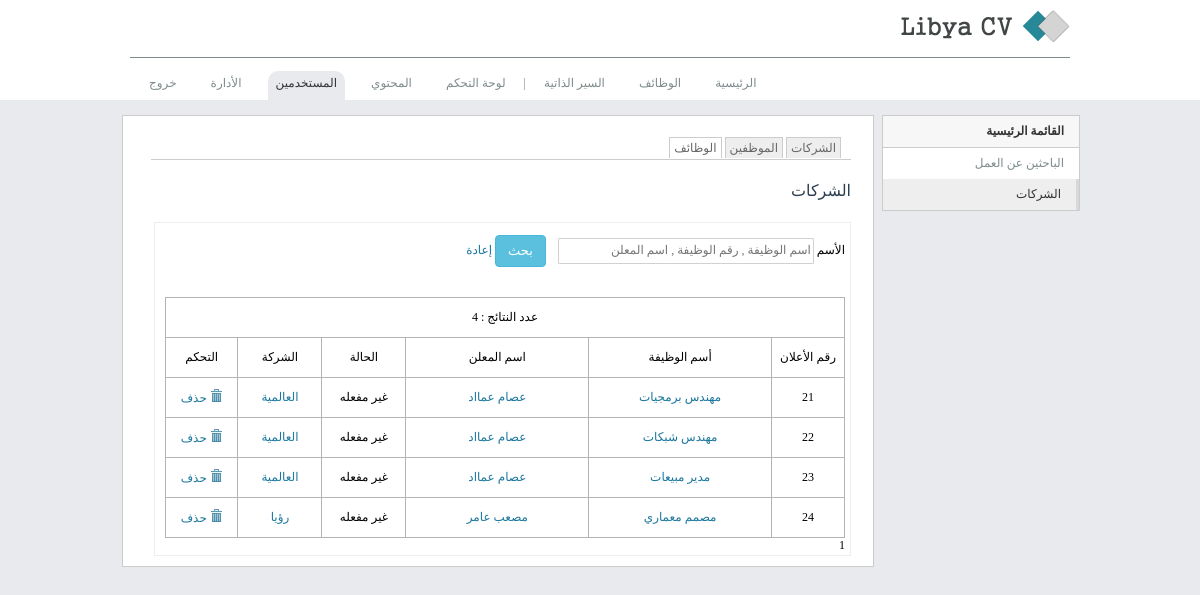
The page /admin/jobs.php (signed in) on the database its author committed.
### tables this page shows
CREATE TABLE IF NOT EXISTS `job_description` (
  `emp_id` int(30) NOT NULL,
  `desc_id` int(20) NOT NULL AUTO_INCREMENT,
  `job_name` varchar(100) NOT NULL,
  `job_desc` text NOT NULL,
  `job_skilles` text NOT NULL,
  `city_id` int(11) NOT NULL DEFAULT '1',
  `domain_id` int(30) NOT NULL,
  `type_id` int(5) NOT NULL DEFAULT '1',
  `salary_id` int(6) NOT NULL DEFAULT '1',
  `job_num` int(20) NOT NULL DEFAULT '1',
  `exp_min` int(20) NOT NULL,
  `exp_max` int(20) NOT NULL,
  `edt_id` int(10) NOT NULL DEFAULT '1',
  `age_min` int(20) NOT NULL,
  `age_max` int(20) NOT NULL,
  `job_gender` varchar(3) NOT NULL DEFAULT 'n',
  `nat_id` int(20) NOT NULL DEFAULT '1',
  `job_start` date NOT NULL,
  `job_end` date NOT NULL,
  `hide_comp` int(5) NOT NULL,
  `view_desc` int(20) NOT NULL,
  `health_status` int(11) NOT NULL DEFAULT '1',
  `status_id` int(11) NOT NULL DEFAULT '1',
  `is_active` int(1) NOT NULL DEFAULT '0',
  `comp_active` int(1) NOT NULL DEFAULT '0',
  `specialty` varchar(150) NOT NULL,
  `exp_level` int(10) NOT NULL DEFAULT '1',
  `see_it` int(11) NOT NULL,
  PRIMARY KEY (`desc_id`),
  KEY `city_id` (`city_id`),
  KEY `domain_id` (`domain_id`),
  KEY `type_id` (`type_id`),
  KEY `salary_id` (`salary_id`),
  KEY `nat_id` (`nat_id`),
  KEY `edt_id` (`edt_id`),
  KEY `exp_level` (`exp_level`),
  KEY `status_id` (`status_id`),
  KEY `emp_id` (`emp_id`)
);

CREATE TABLE IF NOT EXISTS `job_employer` (
  `emp_id` int(30) NOT NULL AUTO_INCREMENT,
  `fname` varchar(30) NOT NULL,
  `lname` varchar(30) NOT NULL,
  `email` varchar(30) NOT NULL,
  `password` varchar(100) NOT NULL,
  `date_register` datetime NOT NULL,
  `is_active` int(1) NOT NULL,
  `activation` varchar(100) NOT NULL,
  `comp_id` int(30) NOT NULL,
  `last_seen` date NOT NULL,
  `count_in` int(20) NOT NULL,
  `level` int(2) NOT NULL DEFAULT '0',
  `block` int(11) NOT NULL DEFAULT '0',
  `block_admin` int(11) NOT NULL DEFAULT '0',
  PRIMARY KEY (`emp_id`,`email`),
  KEY `comp_id` (`comp_id`)
);

CREATE TABLE IF NOT EXISTS `job_company` (
  `comp_id` int(30) NOT NULL AUTO_INCREMENT,
  `comp_name` varchar(100) NOT NULL,
  `address` varchar(100) NOT NULL,
  `city_id` int(11) NOT NULL DEFAULT '1',
  `count_emp` int(1) NOT NULL,
  `comp_type_id` int(10) NOT NULL DEFAULT '1',
  `start_comp` varchar(20) NOT NULL,
  `size_comp` varchar(4) NOT NULL,
  `domain_id` int(11) NOT NULL DEFAULT '1',
  `comp_desc` text NOT NULL,
  `image` varchar(60) NOT NULL,
  `phone` int(20) NOT NULL,
  `block_admin` int(11) NOT NULL DEFAULT '0',
  `url` varchar(150) NOT NULL,
  PRIMARY KEY (`comp_id`),
  KEY `city_id` (`city_id`),
  KEY `comp_type_id` (`comp_type_id`),
  KEY `domain_id` (`domain_id`)
);

### admin/jobs.php (the view, shortened to what this page needs)
<?php
require_once("../db/db.php");
$search_string=$search_city='';
?>
<!DOCTYPE html>
<html>
<head>
<?php
include_once("../inc/header.php");
?>
</head>
    <body>
	    <div class="wrapper">
		<div id="header">
			<?php
			include_once("../inc/logo.php");
			?>
			<div class="hed">
			<ul id="navigation">
					<li>
						<a href="../index.php">الرئيسية</a>
					</li>
					<li>
						<a href="../view/searchjob.php">الوظائف</a>
					</li>
					<li>
						<a href="../view/searchcvs.php" >السير الذاتية </a>
					</li>
				<li class="mm">|</li>
					<li >
						<a href="index.php" >لوحة التحكم</a>
					</li>
					<li>
						<a href="tables.php" >المحتوي</a>
					</li>
					<li class="selected ">
						<a href="seekers.php" >المستخدمين</a>
					</li>
					<li>
						<a href="index.php" >الأدارة</a>
					</li>
					<li>
						<a href="logout.php" title="تسجيل الخروج" >خروج</a>
					</li>
				</ul>
		</div>
	</div>
        <div id="container">
				     <div class="span3" >
                    <ul class="nav nav-list   ">
					<li><span class="menus "><strong>القائمة الرئيسية</strong></span>
							</li>
						<li >
                            <a href="seekers.php"> الباحثين عن العمل</a>
                        </li>
                        <li class="active"> <a href="companys.php"></i>الشركات</a> </li>
                    </ul>
                </div>
<div class="span9" >
	<div class="item">
<ul id="tabnav">
<li ><a href="companys.php">الشركات</a></li>
<li><a href="employers.php">الموظفين</a></li>
<li  class="se" ><a href="jobs.php">الوظائف</a></li>
</ul>
   <div>
				 <h4>الشركات</h4>
		</div>
<form id="form1" name="form1" method="GET" action="jobs.php">
<div class='search'>
<label>الأسم</label>
<input type="text" name="string" id="string" placeholder="اسم الوظيفة , رقم الوظيفة , اسم المعلن" value="<?php if(!empty($_GET['string'])){echo $_GET["string"];} ?>" />
   &nbsp; &nbsp;<input type="submit"  class="btn btn-info" id="button" value="بحث" />
  <a href="jobs.php">
  إعادة</a>
  <div>
</form>
<br /><br />
<?php
if(!isset($_GET['page']))
	$page=1;
	else
	$page=(int) $_GET['page'];
$records_at_page = 20;
$sql_result_row = "SELECT job_company.comp_id,email,job_employer.emp_id,comp_name,fname,lname,job_employer.emp_id,job_name,job_description.is_active
				FROM job_description
				LEFT JOIN job_employer ON job_description.emp_id = job_employer.emp_id
				LEFT JOIN job_company ON job_employer.comp_id = job_company.comp_id
				";
$sql_result_row.=$search_string ;
$sql_result_row.= " group by job_description.desc_id " ;
$sqll_result =  $mysqli->query($sql_result_row) or die ('request "Could not execute SQL query" '.$sql_result_row);
$recodes_count = mysqli_num_rows($sqll_result);
$page_count = (int) ceil($recodes_count / $records_at_page );
$start= ($page -1) * $records_at_page;
$end = $records_at_page;
$sql = "SELECT job_end,job_company.comp_id,email,comp_name,fname,lname,job_employer.emp_id,job_name,desc_id,job_description.is_active
				FROM job_description
				LEFT JOIN job_employer ON job_description.emp_id = job_employer.emp_id
				LEFT JOIN job_company ON job_employer.comp_id = job_company.comp_id
				";
$sql.=$search_string ;
$sql.=" group by job_description.desc_id " ;
$sql.= " LIMIT $start ,$end ";
?>
<table width="680"  class="tblm table-bordered"  >
<tr  class="colortop">
    <td width="20" colspan="9" >عدد النتائج : <?php echo $recodes_count ?></td>
</tr>
 <tr  class="colortop">
    <td width="20" >رقم الأعلان</td>
    <td width="100"  >أسم الوظيفة</td>
    <td width="100"  >اسم المعلن</td>
<td width="40" >الحالة </td>
<td width="40" >الشركة </td>
	 <td width="20" colspan="1"  >التحكم</td><?php
$sql_result =  $mysqli->query($sql) or die ('request "Could not execute SQL query" '.$sql);
if (mysqli_num_rows($sql_result)>0) {
	while ($row = $sql_result->fetch_assoc()) {
?>
  </tr>
 <?php
	echo "<tr>";
	echo "<td>".$row["desc_id"]."</td>";
	echo '<td><a  href="../view/job.php?id='.$row['desc_id'].'">'.$row['job_name'].'</td>';
	echo '<td><a  href="employers.php?string='.$row['emp_id'].'">'.$row['fname']." ".$row['lname'].'</td>';
	if(($row['is_active'] == 0) && ($row['job_end'] >=date('Y-m-d'))){
	echo '<td>مفعله</td>';
	}else{
	echo '<td>غير مفعله</td>';
	}
	echo '<td><a  href="companys.php?string='.$row['comp_id'].'">'.$row['comp_name'].'</a></td>';
	echo "<td>";
	echo '<a onclick="return confirm(\'هل أنت متأكد من الحذف ?\')"   href="jobs.php?delete_id='.$row['desc_id'].'" ><img src="../images/remove.png"/> حذف</a>';
	echo "</td>";
	echo "</tr>";
	}
}
else {
	echo "<tr><td colspan='5'>لا توجد نتائج.</td>";
}
	echo "</table>";
for($i=1;$i <= $page_count ;$i++){
if($page == $i)
echo $page;
else
if(!empty($_GET['string']) ){
echo '<a href ="jobs.php?page=' .$i.'&string='.$_GET['string'].'">'.$i.'</a>';
}else{
echo '<a href ="jobs.php?page=' .$i.'">'.$i.'</a>';
}
}
?>
                     </div>
                </div>
        </div>
 </div>
    </body>
</html>

### css/style1.css (style rules this page uses)
html { overflow-y : scroll; direction : rtl; }
body { margin : 0; padding : 0; text-align : right; min-width : 960px; font : 12px "tahoma"; background : #e9eaed; }
.wrapper { margin : 0 auto; min-width : 980px; }
#container { float : none !important ; margin : 0 auto; width : 960px; }
.nav { margin-bottom : 20px; margin-left : 0; list-style : none; }
.nav > li > a { display : block; }
.nav > li > .menus { display : block; }
.nav-list > li a { color : #7f8c8d; text-decoration : none; height : 25px; }
[class*="span"] { float : right; min-height : 1px; }
.span9 { width : 730px; background : #fff; border : #ccc solid 1px; padding : 10px; margin-right : 8px; }
.span3 { width : 198px; background : #fff; }
.nav-list { border : #ccc solid 1px; margin : 0 auto 20px; padding-right : 15px; padding-left : 15px; margin-bottom : 0; }
.nav-list > li > a, .nav-list > li > .menus, .nav-list .nav-header { margin-right : -15px; margin-left : -15px; }
.nav-list > li { line-height : 25px; text-align : right; color : #333; }
.nav-list > li > a { padding : 3px 15px; }
.nav-list > li > .menus { padding : 3px 15px; color : #333; border-bottom : 1px solid #ccc; background : #f7f7f7; }
.nav-list > .active > a, .nav-list > .active > a:hover, .nav-list > .active > a:focus { color : #333; border-right : 3px solid #d8d8d8; background : #eee; }
.btn { display : inline-block; padding : 6px 12px; margin-bottom : 0; text-align : center; white-space : nowrap; vertical-align : middle; cursor : pointer; border : transparent solid 1px; border-radius : 4px; font : 400 13px/1.42857143 "tahoma"; }
.btn-info { color : #fff; border-color : #46b8da; background : #5bc0de; }
.item { width : 700px; padding-right : 12px; padding-left : 12px; }
ul { color : #191919; margin-right : -18px; }
h4 { color : #29abe2; font : 16px "tahouma"; }
img { border : 0; }
#header { height : 100px; margin : 0 auto 15px; background : #fff; }
.hed { width : 940px; margin : 0 auto; padding-top : 6px; }
#navigation { float : left; line-height : 15px; vertical-align : middle; display : inline-block; list-style : none; margin-left : 2px; padding : 0; }
#navigation li { color : #7f8c8d; float : right; margin : 0 1px; }
#navigation li a { padding : 5px 8px 10px; color : #7f8c8d; font-size : 12px; margin : 8px; text-decoration : none; }
#navigation li.selected a, #navigation li a:hover { color : #333; background : #e9eaed; border-bottom : 3px solid #e9eaed; border-radius : 10px 10px 0 0; text-shadow : none; }
textarea, select, input[type="text"], input[type="password"], input[type="datetime"], input[type="datetime-local"], input[type="date"], input[type="month"], input[type="time"], input[type="week"], input[type="number"], input[type="email"], input[type="url"], input[type="search"], input[type="tel"], input[type="color"], .uneditable-input { border : #d1d1d1 solid 1px; display : inline-block; height : 22px; width : 250px; color : #555; vertical-align : middle; border-radius : 1px; font : 12px "tahoma"; }
textarea, input[type="text"], input[type="password"], input[type="datetime"], input[type="datetime-local"], input[type="date"], input[type="month"], input[type="time"], input[type="week"], input[type="number"], input[type="email"], input[type="url"], input[type="search"], input[type="tel"], input[type="color"], .uneditable-input { border : #d1d1d1 solid 1px; background : #fff; }
.table-bordered { text-align : center; }
table.tblm { border-collapse : collapse; }
table.tblm td, table.tblm th { border : #b4b4b4 solid 1px; padding : 5px; }
.tblm tr { height : 40px; }
.search { border : #eee solid 1px; padding : 12px 5px 2px; width : 685px; background : #fff; }
h1, h2, h3, h4, h5, h6 { font-family :"tahoma"; color : #2c3e50; }
a { color : #1c779e; text-decoration : none; }
ul#tabnav { text-align : right; margin : 1em 0; font : 12px tahoma; border-bottom : 1px solid #ccc; list-style-type : none; padding : 3px 10px; }
ul#tabnav li { display : inline; }
ul#tabnav li a { padding : 3px 4px; border : #ccc solid 1px; color : #666; margin-right : 0; text-decoration : none; border-bottom : none; background : #eee; }
#tabnav li.se a { background : #fff; }

### rows shown on the page
job_description: desc_id "21", job_name "مهندس برمجيات", job_employer.fname "عصام", job_employer.lname "عمااد", is_active "غير مفعله", job_company.comp_name "العالمية"
job_description: desc_id "22", job_name "مهندس شبكات", job_employer.fname "عصام", job_employer.lname "عمااد", is_active "غير مفعله", job_company.comp_name "العالمية"
job_description: desc_id "23", job_name "مدير مبيعات", job_employer.fname "عصام", job_employer.lname "عمااد", is_active "غير مفعله", job_company.comp_name "العالمية"
job_description: desc_id "24", job_name "مصمم معماري", job_employer.fname "مصعب", job_employer.lname "عامر", is_active "غير مفعله", job_company.comp_name "رؤيا"

### other values the page prints
$recodes_count "4"
$page "1"
